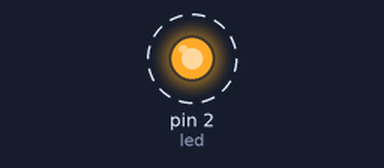
The program below on a simulated MicroPython board. Shown: output pins drawn as LEDs (lit = HIGH). Dashed ring = blinking.

Above: at 0.2 s.
Timing chart, 0 to 3.0 s (numbered marks = the images above):
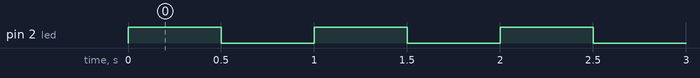

The program:

blink.py
```python
# Create a simple blink program with micropython

# Import required libraries
import time
import machine

# Create a pin object for the LED
led = machine.Pin(2, machine.Pin.OUT)

# Infinite loop
while True:
    # Turn the LED on
    led.on()
    # Wait for 1 second
    time.sleep(0.5)
    # Turn the LED off
    led.off()
    # Wait for 0.5 second
    time.sleep(0.5)
```

Measured:
- by itself, pin 2 (led): alternates HIGH for 0.50 s and LOW for 0.50 s
